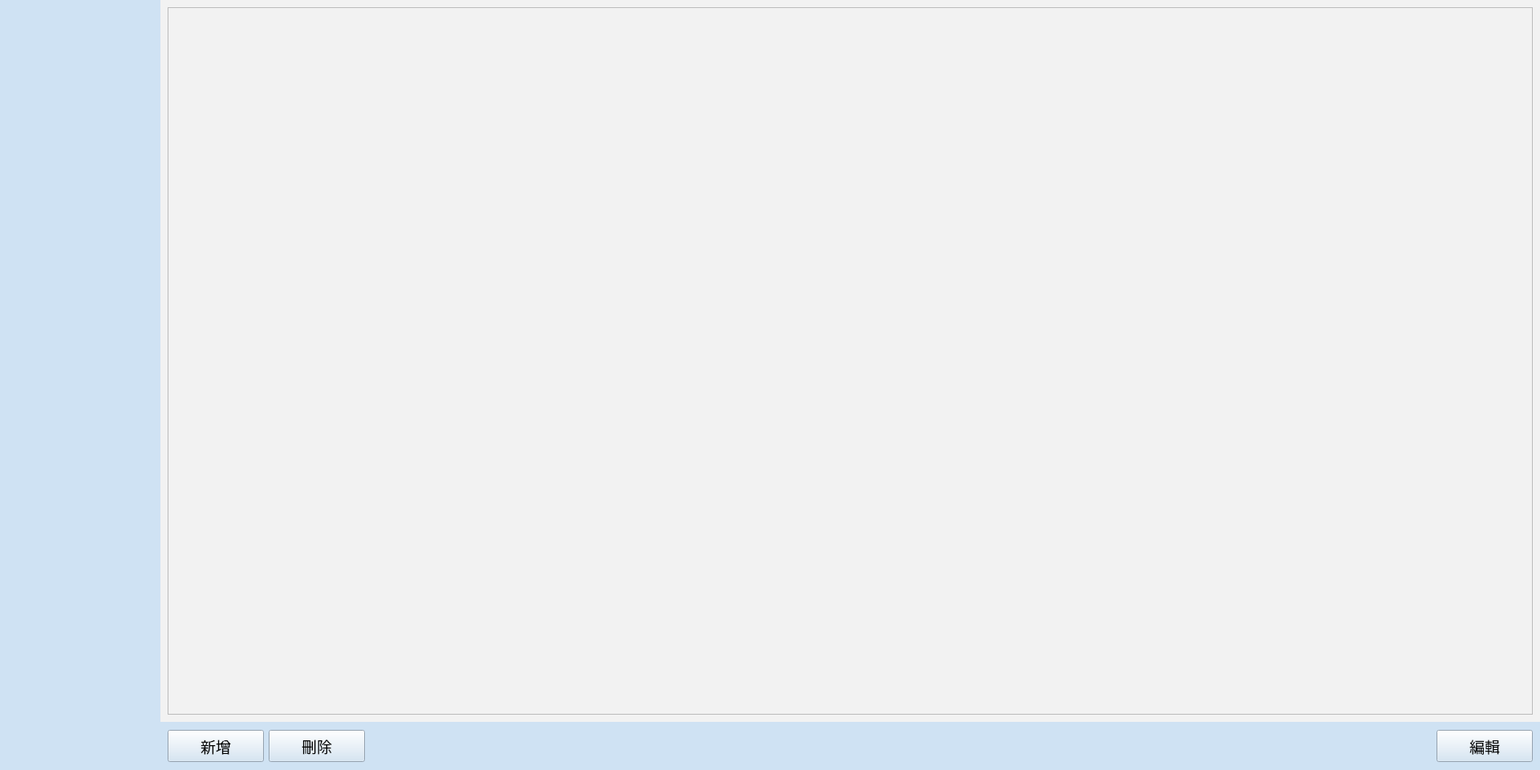
<?xml version="1.0" encoding="UTF-8"?>
<ui version="4.0">
 <class>StageManager</class>
 <widget class="QWidget" name="StageManager">
  <property name="geometry">
   <rect>
    <x>0</x>
    <y>0</y>
    <width>1920</width>
    <height>960</height>
   </rect>
  </property>
  <property name="font">
   <font>
    <pointsize>14</pointsize>
   </font>
  </property>
  <property name="windowTitle">
   <string>Form</string>
  </property>
  <property name="styleSheet">
   <string notr="true"/>
  </property>
  <layout class="QGridLayout" name="gridLayout">
   <property name="leftMargin">
    <number>0</number>
   </property>
   <property name="topMargin">
    <number>0</number>
   </property>
   <property name="rightMargin">
    <number>0</number>
   </property>
   <property name="bottomMargin">
    <number>0</number>
   </property>
   <property name="spacing">
    <number>0</number>
   </property>
   <item row="0" column="0">
    <widget class="QWidget" name="wBg" native="true">
     <layout class="QGridLayout" name="gridLayout_2">
      <property name="leftMargin">
       <number>0</number>
      </property>
      <property name="topMargin">
       <number>0</number>
      </property>
      <property name="rightMargin">
       <number>0</number>
      </property>
      <property name="bottomMargin">
       <number>0</number>
      </property>
      <property name="spacing">
       <number>0</number>
      </property>
      <item row="0" column="1">
       <widget class="QWidget" name="widget_2" native="true">
        <property name="styleSheet">
         <string notr="true">background-color: rgb(242, 242, 242);</string>
        </property>
        <layout class="QGridLayout" name="gridLayout_3">
         <item row="0" column="0">
          <widget class="QScrollArea" name="scrollArea">
           <property name="widgetResizable">
            <bool>true</bool>
           </property>
           <widget class="QWidget" name="wSpace">
            <property name="geometry">
             <rect>
              <x>0</x>
              <y>0</y>
              <width>16</width>
              <height>16</height>
             </rect>
            </property>
            <property name="sizePolicy">
             <sizepolicy hsizetype="Maximum" vsizetype="Maximum">
              <horstretch>0</horstretch>
              <verstretch>0</verstretch>
             </sizepolicy>
            </property>
            <property name="font">
             <font>
              <pointsize>14</pointsize>
             </font>
            </property>
           </widget>
          </widget>
         </item>
        </layout>
       </widget>
      </item>
      <item row="1" column="1">
       <widget class="QWidget" name="widget_3" native="true">
        <property name="minimumSize">
         <size>
          <width>0</width>
          <height>60</height>
         </size>
        </property>
        <property name="maximumSize">
         <size>
          <width>16777215</width>
          <height>60</height>
         </size>
        </property>
        <property name="styleSheet">
         <string notr="true">background-color: rgb(207, 226, 243);

</string>
        </property>
        <layout class="QHBoxLayout" name="horizontalLayout">
         <item>
          <widget class="QPushButton" name="btnNewModel">
           <property name="minimumSize">
            <size>
             <width>120</width>
             <height>40</height>
            </size>
           </property>
           <property name="maximumSize">
            <size>
             <width>120</width>
             <height>40</height>
            </size>
           </property>
           <property name="focusPolicy">
            <enum>Qt::NoFocus</enum>
           </property>
           <property name="styleSheet">
            <string notr="true"/>
           </property>
           <property name="text">
            <string>新增</string>
           </property>
          </widget>
         </item>
         <item>
          <widget class="QPushButton" name="btnDelete">
           <property name="minimumSize">
            <size>
             <width>120</width>
             <height>40</height>
            </size>
           </property>
           <property name="maximumSize">
            <size>
             <width>120</width>
             <height>40</height>
            </size>
           </property>
           <property name="focusPolicy">
            <enum>Qt::NoFocus</enum>
           </property>
           <property name="text">
            <string>刪除</string>
           </property>
          </widget>
         </item>
         <item>
          <spacer name="horizontalSpacer_2">
           <property name="orientation">
            <enum>Qt::Horizontal</enum>
           </property>
           <property name="sizeHint" stdset="0">
            <size>
             <width>40</width>
             <height>20</height>
            </size>
           </property>
          </spacer>
         </item>
         <item>
          <widget class="QPushButton" name="btnEdit">
           <property name="minimumSize">
            <size>
             <width>120</width>
             <height>40</height>
            </size>
           </property>
           <property name="maximumSize">
            <size>
             <width>120</width>
             <height>40</height>
            </size>
           </property>
           <property name="focusPolicy">
            <enum>Qt::NoFocus</enum>
           </property>
           <property name="text">
            <string>編輯</string>
           </property>
          </widget>
         </item>
        </layout>
       </widget>
      </item>
      <item row="0" column="0" rowspan="2">
       <widget class="QWidget" name="widget" native="true">
        <property name="minimumSize">
         <size>
          <width>200</width>
          <height>0</height>
         </size>
        </property>
        <property name="maximumSize">
         <size>
          <width>200</width>
          <height>16777215</height>
         </size>
        </property>
        <property name="styleSheet">
         <string notr="true">background-color: rgb(207, 226, 243);</string>
        </property>
        <widget class="IconButton" name="btnUpload" native="true">
         <property name="geometry">
          <rect>
           <x>30</x>
           <y>80</y>
           <width>121</width>
           <height>111</height>
          </rect>
         </property>
        </widget>
        <widget class="IconButton" name="btnDownload" native="true">
         <property name="geometry">
          <rect>
           <x>30</x>
           <y>270</y>
           <width>121</width>
           <height>111</height>
          </rect>
         </property>
        </widget>
        <widget class="IconButton" name="btnCheck" native="true">
         <property name="geometry">
          <rect>
           <x>30</x>
           <y>450</y>
           <width>121</width>
           <height>111</height>
          </rect>
         </property>
        </widget>
       </widget>
      </item>
     </layout>
    </widget>
   </item>
  </layout>
 </widget>
 <customwidgets>
  <customwidget>
   <class>IconButton</class>
   <extends>QWidget</extends>
   <header location="global">IconButton.h</header>
   <container>1</container>
  </customwidget>
 </customwidgets>
 <resources/>
 <connections/>
</ui>
